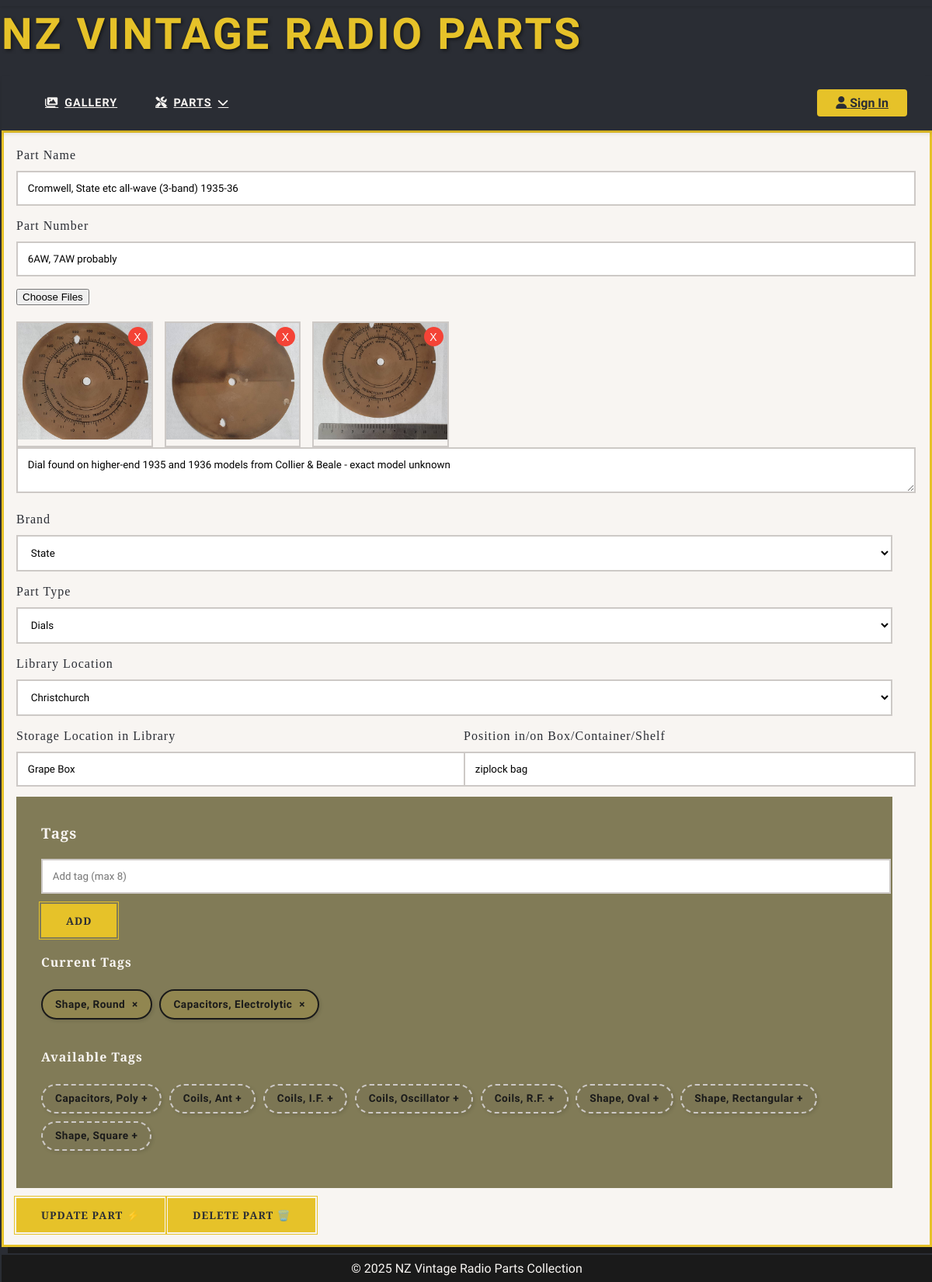
The app's page /parts/1/edit, older data.
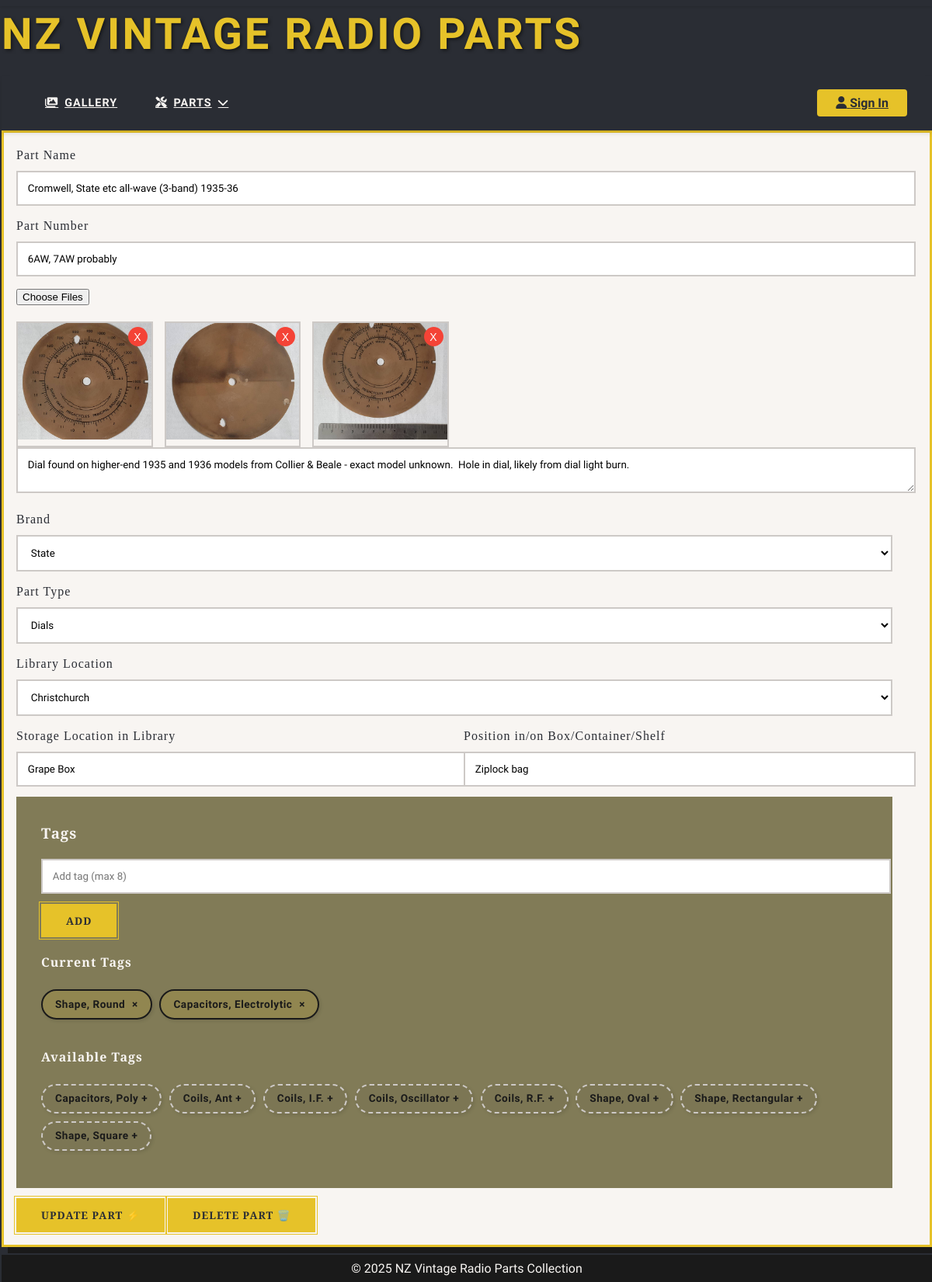
The same page, newer data.
### app/models.py (models this page shows, shortened)
class Part(db.Model):
    __tablename__ = 'Part'
    id = db.Column(db.Integer, primary_key=True)
    name = db.Column(db.String(100), nullable=False)  # "Dial", "Valve"
    description = db.Column(db.String(1024))
    part_number = db.Column(db.String(30))
    quantity = db.Column(db.Integer, default=1)
    box = db.Column(db.String(20))            # "Box 3A"
    position = db.Column(db.String(50))       # "Bottom shelf"
    created_at = db.Column(db.DateTime, default=lambda: datetime.now(timezone.utc))
    brand_id = db.Column(db.Integer, db.ForeignKey('Brand.id'))
    location_id = db.Column(db.Integer, db.ForeignKey('Location.id'))
    part_type_id = db.Column(db.Integer, db.ForeignKey('PartType.id'))
    brand = db.relationship('Brand', back_populates='parts')
    location = db.relationship('Location', back_populates='parts')
    images = db.relationship('Image', back_populates='part', cascade='all, delete-orphan')
    tags = db.relationship('Tag', secondary=part_tags, back_populates='parts')
    part_type = db.relationship('PartType')

class Image(db.Model):
    __tablename__ = 'Image'
    id = db.Column(db.Integer, primary_key=True, autoincrement=True)
    filename = db.Column(db.String(100), nullable=False)
    description = db.Column(db.String(500))
    created_at = db.Column(db.DateTime,
                           default=lambda: datetime.now(timezone.utc))
    location_id = db.Column(db.Integer, db.ForeignKey('Location.id'))
    part_id = db.Column(db.Integer, db.ForeignKey('Part.id'))
    location = db.relationship('Location', back_populates='images')
    part = db.relationship('Part', back_populates='images')

class Brand(db.Model):
    __tablename__ = 'Brand'
    id = db.Column(db.Integer, primary_key=True)
    name = db.Column(db.String(50), unique=True, nullable=False)  # "Philips"
    alias = db.Column(db.String(50), unique=True)  # "philips"
    description = db.Column(db.Text(500))
    logo_filename = db.Column(db.String(100))
    website = db.Column(db.String(200))
    parts = db.relationship('Part', back_populates='brand')

class PartType(db.Model):
    __tablename__ = 'PartType'
    id = db.Column(db.Integer, primary_key=True)
    name = db.Column(db.String(50), unique=True, nullable=False)  # "Tube"
    description = db.Column(db.String(1024))  # "Vacuum tubes/valves for amplification"
    slug = db.Column(db.String(50), unique=True)

class Location(db.Model):
    __tablename__ = 'Location'
    id = db.Column(db.Integer, primary_key=True)
    name = db.Column(db.String(50), unique=True)
    librarian_email = db.Column(db.String(120))
    address = db.Column(db.String(120))
    parts = db.relationship('Part', back_populates='location')
    images = db.relationship('Image', back_populates='location')

class Tag(db.Model):
    __tablename__ = 'Tag'
    id = db.Column(db.Integer, primary_key=True, autoincrement=True)
    name = db.Column(db.String(100), nullable=False, unique=True)
    description = db.Column(db.String(255))
    slug = db.Column(db.String(100), nullable=False, unique=True, index=True)
    parts = db.relationship('Part', secondary=part_tags, back_populates='tags')

### app/blueprints/parts.py (the view, shortened to what this page needs)
@bp.route('/add', methods=['GET', 'POST'])
@bp.route('/<int:part_id>/edit', methods=['GET', 'POST'])
def manage_part(part_id=None):
    part = Part.query.get(part_id) if part_id else None
    brands = Brand.query.order_by(Brand.name).all()
    part_types = PartType.query.order_by(PartType.name).all()
    locations = Location.query.order_by(Location.name).all()
    all_tags = Tag.query.order_by(Tag.name).all()
    return render_template('manage_part.html',
                           part=part,
                           brands=brands,
                           part_types=part_types,
                           locations=locations,
                           all_tags=all_tags)

### app/blueprints/parts.py (called while the page is built)
@bp.context_processor
def inject_now():
    return {'current_year': datetime.now().year}

### app/templates/manage_part.html (shortened to what this page needs)
{% extends 'layout.html' %}
{% block content %}
<form id="part-form" class="art-deco-form" method="POST" enctype="multipart/form-data" data-upload-url="{{ url_for('parts.upload_images') }}">
    <div class="form-group">
        <label for="name">Part Name</label>
        <input type="text" id="name" name="name"
               maxlength="100" placeholder="" value="{{ part.name if part }}">
    </div>
    <div class="form-group">
        <label for="part_number">Part Number</label>
        <input type="text" id="part_number" name="part_number"
               maxlength="30" placeholder="if known, e.g. R6301" value="{{ part.part_number if part }}">
    </div>
    <div class="upload-section">
        <input type="file" class="filepond" name="file" multiple>
        <div id="existing-images" class="existing-images-grid">
            {% if part %}
                {% for image in part.images %}
                <div class="existing-image-wrapper">
                    <img src="{{ url_for('static', filename='images/' + image.filename) }}"
                        alt="{{ image.filename }}" class="existing-image"
                        data-image-id="{{ image.id }}">
                        <button type="button" class="delete-image" data-image-id="{{ image.id }}">X</button>
                </div>
                {% endfor %}
            {% endif %}
        </div>
    </div>
    <textarea name="description" maxlength="1024" placeholder="Description">
        {{- part.description if part -}}
    </textarea>
    <label for="brand">Brand</label>
    <select name="brand_id">
        {% for brand in brands %}
        <option value="{{ brand.id }}" {% if part and part.brand_id == brand.id %}selected{% endif %}>
            {{ brand.name }}
        </option>
        {% endfor %}
    </select>
    <label for="part_type">Part Type</label>
    <select name="part_type_id" required>
        {% for type in part_types %}
        <option value="{{ type.id }}" {% if part and part.part_type_id == type.id %}selected{% endif %}>
            {{ type.name }}
        </option>
        {% endfor %}
    </select>
    <label for="location">Library Location</label>
    <select name="location_id" id="location_id" required>
        {% for location in locations %}
        <option value="{{ location.id }}" {% if part and part.location_id == location.id %}selected{% endif %}>
            {{ location.name }}
        </option>
        {% endfor %}
    </select>
    <div class="form-row">
        <div class="form-group">
            <label for="box">Storage Location in Library</label>
            <input type="text" id="box" name="box" maxlength="20"
                placeholder="Box / container number" value="{{ part.box if part }}">
        </div>
        <div class="form-group">
            <label for="box">Position in/on Box/Container/Shelf</label>
            <input type="text" id="position" name="position" maxlength="50"
                placeholder="Location in the store" value="{{ part.position if part }}">
        </div>
    </div>
    <div class="tag-manager">
        <h3>Tags</h3>
        <div class="tag-input-group">
            <input type="text" id="tag-input" placeholder="Add tag (max 8)" maxlength="100"
                   aria-label="Add new tag">
            <button type="button" id="add-tag-btn" class="vintage-button small-button">
                <span class="button-text">Add</span>
            </button>
        </div>
        <div class="tag-section">
            <h4>Current Tags</h4>
            <div id="selected-tags" class="tag-cloud">
            </div>
        </div>
        <div class="tag-section">
            <h4>Available Tags</h4>
            <div id="existing-tags" class="tag-cloud">
                {% for tag in all_tags %}
                    {% if not part or tag not in part.tags %}
                    <span class="tag available-tag" data-tag-name="{{ tag.name }}">
                        {{ tag.name }}
                        <span class="add-tag" aria-hidden="true">+</span>
                    </span>
                    {% endif %}
                {% endfor %}
            </div>
        </div>
    </div>
    <div class="form-footer">
        <button type="submit" class="vintage-button" id="submit-button">
            <span class="button-text">
                {% if part %}Update{% else %}Add New{% endif %} Part
            </span>
            <span class="button-icon">⚡</span>
        </button>
        {% if part %}
        <button type="button" id="delete-part" class="vintage-button delete-button">
            <span class="button-text">Delete Part</span>
            <span class="button-icon">🗑️</span>
        </button>
        {% endif %}
    </div>
</form>
{% block scripts %}
<link href="https://unpkg.com/filepond/dist/filepond.min.css" rel="stylesheet">
<link href="https://unpkg.com/filepond-plugin-image-preview/dist/filepond-plugin-image-preview.min.css" rel="stylesheet">
{% endblock %}
{% endblock %}

### app/templates/layout.html (shortened to what this page needs)
<!DOCTYPE html>
<html lang="en">
<head>
    <link rel="stylesheet" href="{{ url_for('static', filename='css/style.css') }}">
    <link rel="stylesheet" href="https://cdnjs.cloudflare.com/ajax/libs/font-awesome/6.0.0/css/all.min.css">
</head>
<body>
    <header class="art-deco-header">
        <a href="/">
            <h1>NZ Vintage Radio Parts</h1>
        </a>
    </header>
    <nav class="art-deco-nav">
        <ul class="nav-primary">
            <li><a href="{{ url_for('parts.gallery') }}"><i class="fas fa-images"></i> Gallery</a></li>
            <li class="has-submenu">
                <a href="#"><i class="fas fa-tools"></i> Parts <i class="fas fa-chevron-down"></i></a>
            </li>
        </ul>
        <div class="nav-user">
            <a href="#" class="login-prompt"><i class="fas fa-user"></i> Sign In</a>
        </div>
    </nav>
    <main>
        <div class="content-wrapper">
            {% block content %}{% endblock %}
        </div>
    </main>
    <footer>
        &copy; {{ current_year }} NZ Vintage Radio Parts Collection
    </footer>
</body>
</html>

Row changes from the older to the newer data that the page shows:
changed Part "6AW, 7AW probably": description "Dial found on higher-end 1935 and 1936 models from Collier & Beale - exact model unknown" → "Dial found on higher-end 1935 and 1936 models from Collier & Beale - exact model unknown. Hole in dial, likely from dial light burn."; position "ziplock bag" → "Ziplock bag"
